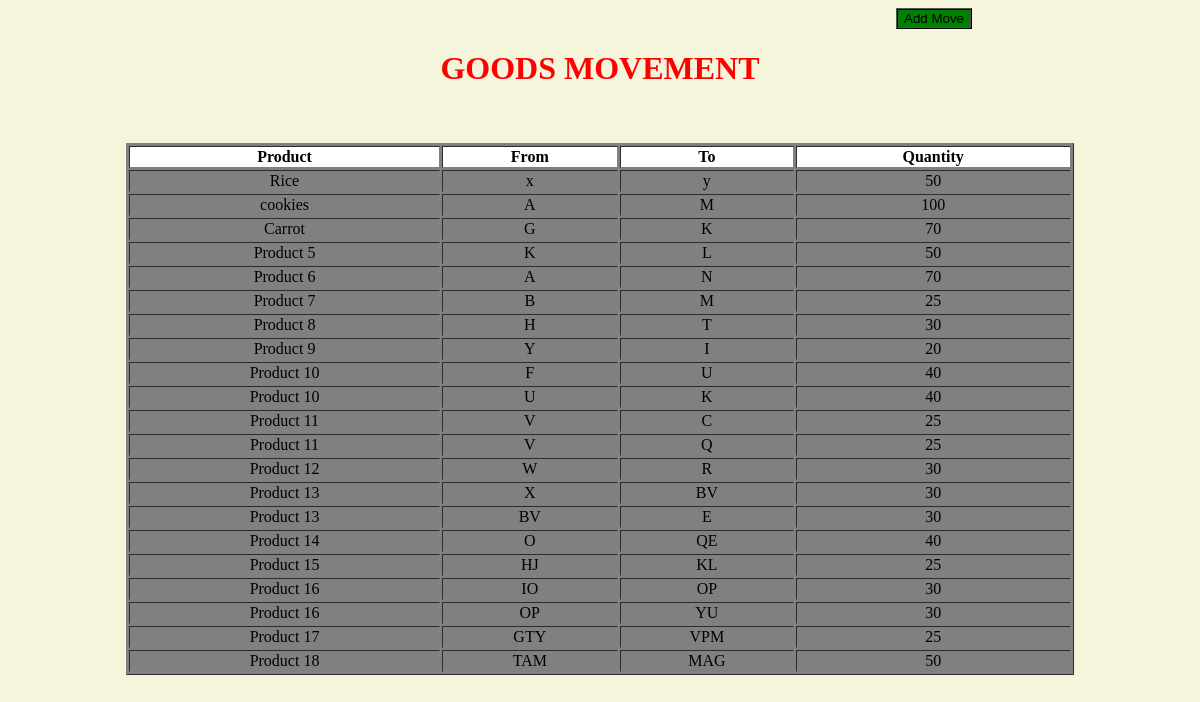
Screenshot of /Task/goods with the database file from the repository.
### Task/models.py (models this page shows)
class Addmove(models.Model):
    mpname = models.CharField(max_length=50)
    orgin = models.CharField(max_length=50)
    destiny = models.CharField(max_length=50)
    qty = models.IntegerField()

### Task/views.py (the view)
# urls.py: path("goods", views.goods, name="goods"),
def goods(request):
    moves = Addmove.objects.all()
    return render(request, "Task/Goods.html",{"objects": moves})

### Task/templates/Task/Goods.html (shortened to what this page needs)
{% extends 'Task/layout.html' %}
{% block body %}
    <div class="full">
        <form action="{% url 'move' %}" method="#">
            <button>Add Move</button>
        </form>
        <h1 style="text-align: center;color: red;" >GOODS MOVEMENT</h1>
        <br>
        <p>
            <table class="center" border="1px" bgcolor="grey" >
                <thead class="top">
                    <tr>
                        <th>Product</th>
                        <th>From</th>
                        <th>To</th>
                        <th>Quantity</th>
                    </tr>
                </thead>
                <tbody class="mid">
                    {% for item in objects %}
                    <tr>
                        <td>{{ item.mpname }}</td>
                        <td>{{ item.orgin }}</td>
                        <td>{{ item.destiny }}</td>
                        <td>{{ item.qty }}</td>
                    </tr>
                    {% endfor %}
                </tbody>
            </table>
        </p>
    </div>
{% endblock %}

### Task/templates/Task/Goods.html (style rules this page uses)
body { background-color: beige; }
.center { width: 80%; margin-left: auto; margin-right: auto; }
.top { background-color: white; }
.mid { text-align: center; }
button { margin-left: 75%; margin-top: auto; margin-bottom: auto; background-color: green; border-color: black; border-style: ridge; }

### rows the page displays
Addmove: mpname "Rice", orgin "x", destiny "y", qty "50"
Addmove: mpname "cookies", orgin "A", destiny "M", qty "100"
Addmove: mpname "Carrot", orgin "G", destiny "K", qty "70"
Addmove: mpname "Product 5", orgin "K", destiny "L", qty "50"
Addmove: mpname "Product 6", orgin "A", destiny "N", qty "70"
Addmove: mpname "Product 7", orgin "B", destiny "M", qty "25"
Addmove: mpname "Product 8", orgin "H", destiny "T", qty "30"
Addmove: mpname "Product 9", orgin "Y", destiny "I", qty "20"
Addmove: mpname "Product 10", orgin "F", destiny "U", qty "40"
Addmove: mpname "Product 10", orgin "U", destiny "K", qty "40"
Addmove: mpname "Product 11", orgin "V", destiny "C", qty "25"
Addmove: mpname "Product 11", orgin "V", destiny "Q", qty "25"
Addmove: mpname "Product 12", orgin "W", destiny "R", qty "30"
Addmove: mpname "Product 13", orgin "X", destiny "BV", qty "30"
Addmove: mpname "Product 13", orgin "BV", destiny "E", qty "30"
Addmove: mpname "Product 14", orgin "O", destiny "QE", qty "40"
Addmove: mpname "Product 15", orgin "HJ", destiny "KL", qty "25"
Addmove: mpname "Product 16", orgin "IO", destiny "OP", qty "30"
Addmove: mpname "Product 16", orgin "OP", destiny "YU", qty "30"
Addmove: mpname "Product 17", orgin "GTY", destiny "VPM", qty "25"
Addmove: mpname "Product 18", orgin "TAM", destiny "MAG", qty "50"
